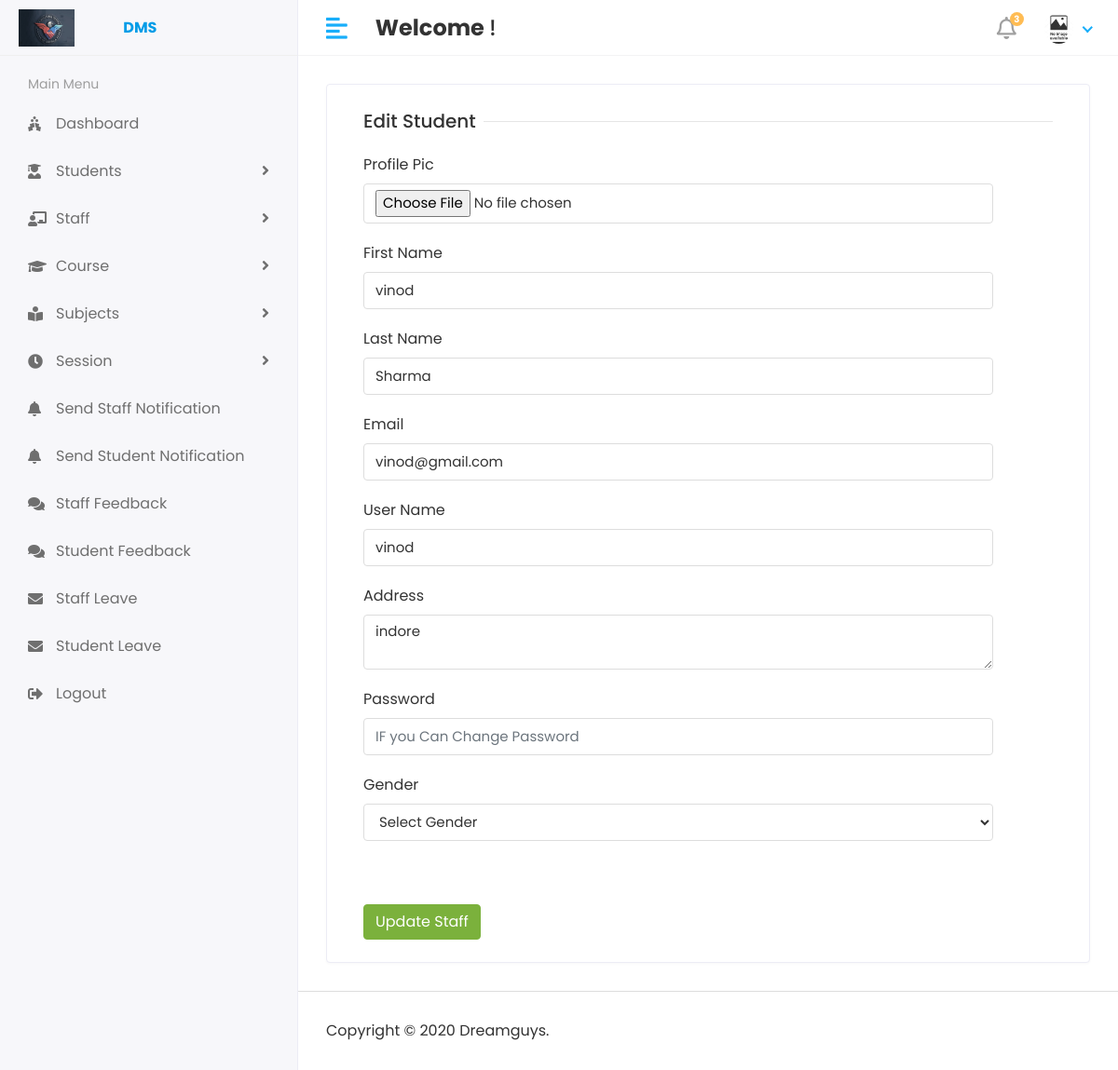
The page /Hod/Staff/Edit/.5/ (signed in) on the database its author committed.
### app/models.py (models this page shows, shortened)
class Staff(models.Model):
    admin = models.OneToOneField(CustomUser,on_delete=models.CASCADE)
    address = models.TextField()
    gender = models.CharField(max_length=100)
    created_at  = models.DateTimeField(auto_now_add=True)
    update_at = models.DateTimeField(auto_now=True)

class CustomUser(AbstractUser):
    USER = (
        (1,'HOD'),
        (2,'STAFF'),
        (3,'STUDENT'),
    )
    user_type = models.CharField(choices=USER,max_length=50,default=1)
    profile_pic  = models.ImageField(upload_to='media/profile_pic')

### app/Hod_Views.py (the view)
# urls.py: path('Hod/Staff/Edit/.<str:id>/',Hod_Views.EDIT_STAFF,name='edit_staff'),
@login_required(login_url='/')
def EDIT_STAFF(request,id):
    staff = Staff.objects.filter(id=id)
    context ={
        'staff' : staff,
    }
    return render (request,"Hod/edit_staff.html",context)

### templates/Hod/edit_staff.html (shortened to what this page needs)
{% extends 'base.html' %}
{% block content %}
    <div class="content container-fluid">
      <div class="row">
        <div class="col-sm-12">
          <div class="card">
            <div class="card-body">
              <form action="{% url 'update_staff' %}" method="post" enctype="multipart/form-data">
                  {% for e in staff %}
                  <div class="col-12">
                    <h5 class="form-title"><span>Edit Student</span></h5>
                  </div>
                  <div class=" col-sm-11">
                    <div class="form-group">
                      <label>Profile Pic</label>
                      <input type="file" class="form-control" name="profile_pic" accept="image/jpg , image/jpg , image/png" />
                    </div>
                  </div>
                  <div class=" col-sm-11">
                    <div class="form-group">
                      <label>First Name</label>
                      <input type="text" class="form-control" name="first_name" value="{{ e.admin.first_name}}"  />
                    </div>
                  </div>
                  <div class=" col-sm-11">
                    <div class="form-group">
                      <label>Last Name</label>
                      <input type="text" class="form-control" name="last_name" value="{{ e.admin.last_name}}"  />
                    </div>
                  </div>
                  <div class=" col-sm-11">
                      <div class="form-group">
                        <label>Email</label>
                        <input type="text" class="form-control" name="email" value="{{ e.admin.email}}"  />
                      </div>
                    </div>
                    <div class=" col-sm-11">
                        <div class="form-group">
                          <label>User Name</label>
                          <input type="text" class="form-control" name="username" value="{{ e.admin.username}}"  />
                        </div>
                      </div>
                    <div class=" col-sm-11">
                        <div class="form-group">
                          <label> Address</label>
                          <textarea class="form-control" name="address" >{{ e.address }}</textarea>
                        </div>
                      </div>
                    <div class=" col-sm-11">
                      <div class="form-group">
                        <label>Password</label>
                        <input type="text" class="form-control" name="password" placeholder="IF you Can Change Password"  />
                      </div>
                    </div>
                    <div class=" col-sm-11">
                      <div class="form-group">
                        <label>Gender</label>
                        <select class="form-control" name="gender">
                           <option>Select Gender</option>
                        </select>
                      </div>
                    </div>
                    <br>
                    <br>
                  <div class="col-12">
                    <button type="submit" class="btn btn-success">Update Staff</button>
                  </div>
                </div>
                {% endfor %}
            </div>
          </div>
        </div>
      </div>
    {% endblock content %}

### static/assets/css/style.css (style rules this page uses)
html { height: 100%; }
body { background-color: #fff; color: #333; font-family: 'Poppins', sans-serif; font-size: 1rem; height: 100%; line-height: 1.5; overflow-x: hidden; }
h1, h2, h3, h4, h5, h6 { font-family: 'Poppins', sans-serif; margin-top: 0; }
.form-control { border: 1px solid #ddd; box-shadow: none; color: #333; font-size: 15px; height: 40px; }
input, button, a { transition: all 0.4s ease; -moz-transition: all 0.4s ease; -o-transition: all 0.4s ease; -ms-transition: all 0.4s ease; -webkit-transition: all 0.4s ease; }
input, input:focus, button, button:focus { outline: none; }
input[type="file"] { height: auto; min-height: calc(1.5em + .75rem + 2px); }
input[type=text], input[type=password] { -webkit-appearance: none; -moz-appearance: none; appearance: none; }
textarea.form-control { resize: vertical; }
.form-group { margin-bottom: 1.25rem; }
.btn-success { background-color: #7bb13c; border: 1px solid #7bb13c }
.card { border: 1px solid #ececf5; box-shadow: 0 1px 3px 0 rgba(0, 0, 0, 0.03); margin-bottom: 1.875rem; }
.card-body { padding: 1.5rem; }
.page-wrapper > .content { padding: 1.875rem 1.875rem 0; }
.form-title { width: 100%; max-width: 100%; padding: 0; font-size: 1.25rem; font-weight: 500; line-height: inherit; color: #333; white-space: normal; position: relative; display: block; margin-bottom: 20px; }
.form-title:before { content: ""; position: absolute; left: 0px; right: 0px; height: 1px; top: 50%; background-color: rgba(0, 0, 0, 0.1); }
.form-title span { padding: 0px 0.5rem 0 0; background-color: #fff; display: inline-block; z-index: 2; position: relative; }

### rows shown on the page
Staff: first_name "vinod", last_name "Sharma", email "vinod@gmail.com", username "vinod", address "indore"
